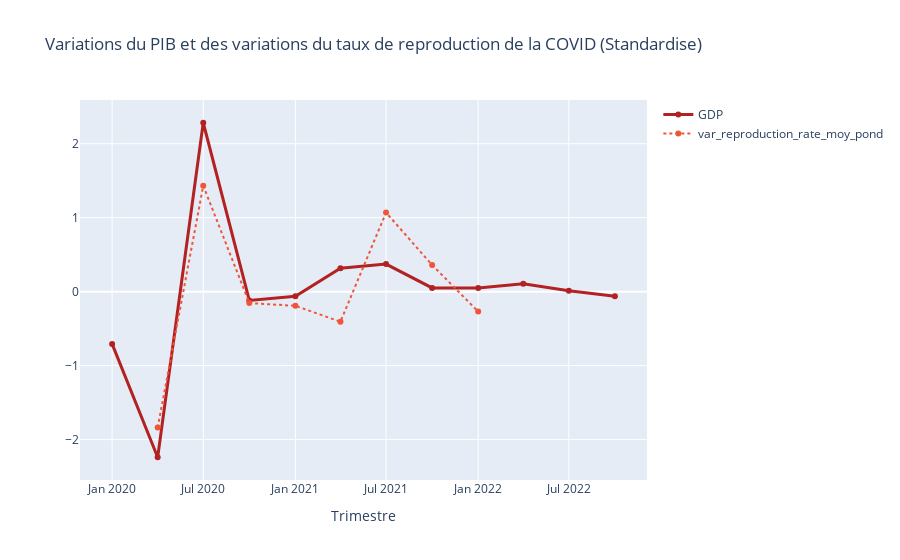
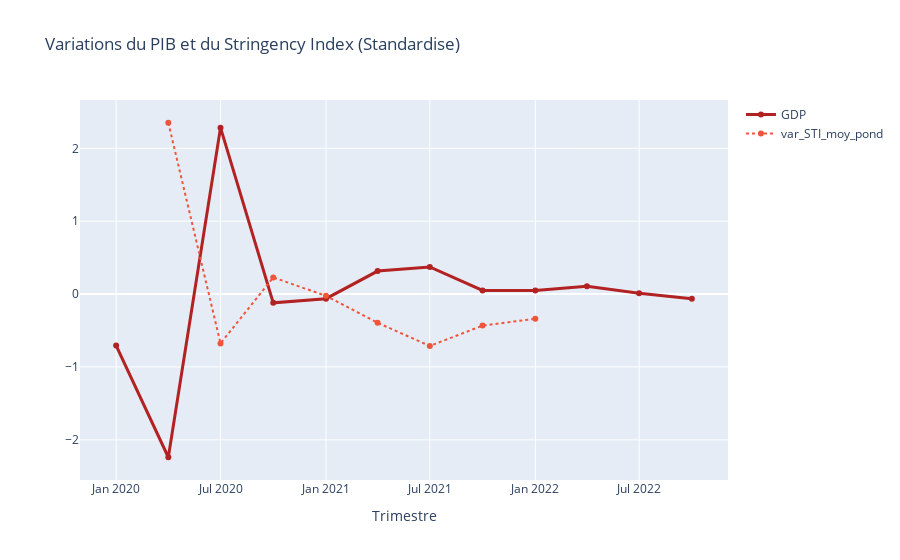
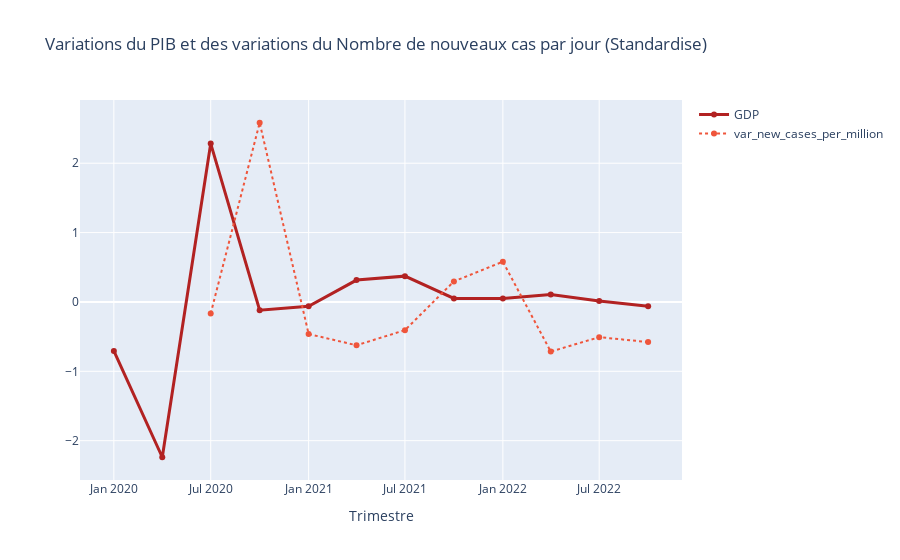

Here is the notebook cell these charts were saved with, in order:
### Code cell
# Graphiques des donnees standardisees

#---------------

# GDP - Reproduction Rate

fig_GDP_reprod_rate_normalized = go.Figure()
fig_GDP_reprod_rate_normalized.add_trace(go.Scatter(x=data_eur_normalized['Quarter'], 
                                         y=data_eur_normalized['GDP'], 
                                         name='GDP',
                                         line=dict(color='firebrick', width=3)))
fig_GDP_reprod_rate_normalized.add_trace(go.Scatter(x=data_eur_normalized['Quarter'], 
                                         y=data_eur_normalized['var_reproduction_rate_moy_pond'], 
                                         name='var_reproduction_rate_moy_pond',
                                         line=dict(width=2, dash='dot')))
fig_GDP_reprod_rate_normalized.update_layout(title='Variations du PIB et des variations du taux de reproduction de la COVID (Standardise)',
                                  xaxis_title="Trimestre")
fig_GDP_reprod_rate_normalized.show()

#---------------

# GDP - STI

fig_GDP_STI_normalized = go.Figure()
fig_GDP_STI_normalized.add_trace(go.Scatter(x=data_eur_normalized['Quarter'], 
                                         y=data_eur_normalized['GDP'], 
                                         name='GDP',
                                         line=dict(color='firebrick', width=3)))
fig_GDP_STI_normalized.add_trace(go.Scatter(x=data_eur_normalized['Quarter'], 
                                         y=data_eur_normalized['var_STI_moy_pond'], 
                                         name='var_STI_moy_pond',
                                         line=dict(width=2, dash='dot')))
fig_GDP_STI_normalized.update_layout(title='Variations du PIB et du Stringency Index (Standardise)',
                                  xaxis_title="Trimestre")
fig_GDP_STI_normalized.show()

#---------------

# GDP - var_new_cases_per_million

fig_GDP_new_cases_normalized = go.Figure()
fig_GDP_new_cases_normalized.add_trace(go.Scatter(x=data_eur_normalized['Quarter'], 
                                         y=data_eur_normalized['GDP'], 
                                         name='GDP',
                                         line=dict(color='firebrick', width=3)))
fig_GDP_new_cases_normalized.add_trace(go.Scatter(x=data_eur_normalized['Quarter'], 
                                         y=data_eur_normalized['var_new_cases_per_million'], 
                                         name='var_new_cases_per_million',
                                         line=dict(width=2, dash='dot')))
fig_GDP_new_cases_normalized.update_layout(title='Variations du PIB et des variations du Nombre de nouveaux cas par jour (Standardise)',
                                  xaxis_title="Trimestre")
fig_GDP_new_cases_normalized.show()

### Figure 1 — Plotly figure (JSON) as saved in the notebook; plotly's stock layout.template omitted (floating-point values rounded to 4 significant figures)
{"data": [{"line": {"color": "firebrick", "width": 3}, "name": "GDP", "type": "scatter", "x": ["2020-01-01T00:00:00", "2020-04-01T00:00:00", "2020-07-01T00:00:00", "2020-10-01T00:00:00", "2021-01-01T00:00:00", "2021-04-01T00:00:00", "2021-07-01T00:00:00", "2021-10-01T00:00:00", "2022-01-01T00:00:00", "2022-04-01T00:00:00", "2022-07-01T00:00:00", "2022-10-01T00:00:00"], "y": [-0.7063, -2.239, 2.283, -0.1198, -0.06307, 0.3153, 0.3721, 0.05045, 0.05045, 0.1072, 0.01261, -0.06307]}, {"line": {"dash": "dot", "width": 2}, "name": "var_reproduction_rate_moy_pond", "type": "scatter", "x": ["2020-01-01T00:00:00", "2020-04-01T00:00:00", "2020-07-01T00:00:00", "2020-10-01T00:00:00", "2021-01-01T00:00:00", "2021-04-01T00:00:00", "2021-07-01T00:00:00", "2021-10-01T00:00:00", "2022-01-01T00:00:00", "2022-04-01T00:00:00", "2022-07-01T00:00:00", "2022-10-01T00:00:00"], "y": [null, -1.838, 1.431, -0.1545, -0.1921, -0.4065, 1.069, 0.361, -0.2698, null, null, null]}], "layout": {"title": {"text": "Variations du PIB et des variations du taux de reproduction de la COVID (Standardise)"}, "xaxis": {"title": {"text": "Trimestre"}}}}

### Figure 2 — Plotly figure (JSON) as saved in the notebook; plotly's stock layout.template omitted (floating-point values rounded to 4 significant figures)
{"data": [{"line": {"color": "firebrick", "width": 3}, "name": "GDP", "type": "scatter", "x": ["2020-01-01T00:00:00", "2020-04-01T00:00:00", "2020-07-01T00:00:00", "2020-10-01T00:00:00", "2021-01-01T00:00:00", "2021-04-01T00:00:00", "2021-07-01T00:00:00", "2021-10-01T00:00:00", "2022-01-01T00:00:00", "2022-04-01T00:00:00", "2022-07-01T00:00:00", "2022-10-01T00:00:00"], "y": [-0.7063, -2.239, 2.283, -0.1198, -0.06307, 0.3153, 0.3721, 0.05045, 0.05045, 0.1072, 0.01261, -0.06307]}, {"line": {"dash": "dot", "width": 2}, "name": "var_STI_moy_pond", "type": "scatter", "x": ["2020-01-01T00:00:00", "2020-04-01T00:00:00", "2020-07-01T00:00:00", "2020-10-01T00:00:00", "2021-01-01T00:00:00", "2021-04-01T00:00:00", "2021-07-01T00:00:00", "2021-10-01T00:00:00", "2022-01-01T00:00:00", "2022-04-01T00:00:00", "2022-07-01T00:00:00", "2022-10-01T00:00:00"], "y": [null, 2.351, -0.6769, 0.2281, -0.02458, -0.3941, -0.712, -0.4328, -0.3384, null, null, null]}], "layout": {"title": {"text": "Variations du PIB et du Stringency Index (Standardise)"}, "xaxis": {"title": {"text": "Trimestre"}}}}

### Figure 3 — Plotly figure (JSON) as saved in the notebook; plotly's stock layout.template omitted (floating-point values rounded to 4 significant figures)
{"data": [{"line": {"color": "firebrick", "width": 3}, "name": "GDP", "type": "scatter", "x": ["2020-01-01T00:00:00", "2020-04-01T00:00:00", "2020-07-01T00:00:00", "2020-10-01T00:00:00", "2021-01-01T00:00:00", "2021-04-01T00:00:00", "2021-07-01T00:00:00", "2021-10-01T00:00:00", "2022-01-01T00:00:00", "2022-04-01T00:00:00", "2022-07-01T00:00:00", "2022-10-01T00:00:00"], "y": [-0.7063, -2.239, 2.283, -0.1198, -0.06307, 0.3153, 0.3721, 0.05045, 0.05045, 0.1072, 0.01261, -0.06307]}, {"line": {"dash": "dot", "width": 2}, "name": "var_new_cases_per_million", "type": "scatter", "x": ["2020-01-01T00:00:00", "2020-04-01T00:00:00", "2020-07-01T00:00:00", "2020-10-01T00:00:00", "2021-01-01T00:00:00", "2021-04-01T00:00:00", "2021-07-01T00:00:00", "2021-10-01T00:00:00", "2022-01-01T00:00:00", "2022-04-01T00:00:00", "2022-07-01T00:00:00", "2022-10-01T00:00:00"], "y": [null, null, -0.1657, 2.583, -0.4617, -0.6245, -0.4071, 0.2963, 0.5809, -0.7155, -0.5078, -0.5784]}], "layout": {"title": {"text": "Variations du PIB et des variations du Nombre de nouveaux cas par jour (Standardise)"}, "xaxis": {"title": {"text": "Trimestre"}}}}
